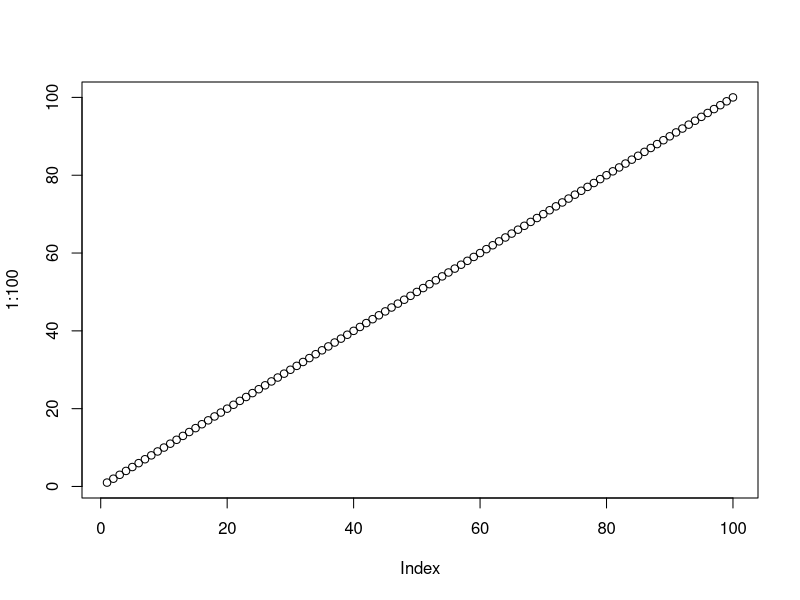

Recreate this plot in R.
## ---- chunk 1
library(tidyverse)
library(lubridate)

plot(1:100)
